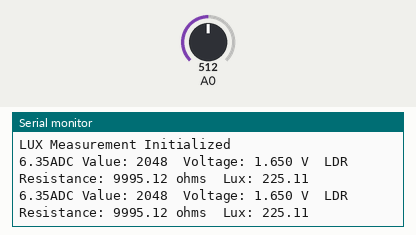
This sketch was run on a simulated Arduino Zero (SAMD21). Shown: the last lines printed to the serial monitor. The inputs (shaded band) are chosen by the test bench; at power-on: A0 = 512 (analog values on the 0–1023 scale).

Above: at 1.8 s.
1.9 s: A0 set to 0
At 2.5 s:
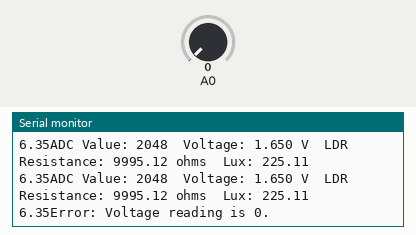
4.5 s: A0 set to 122
At 5.8 s:
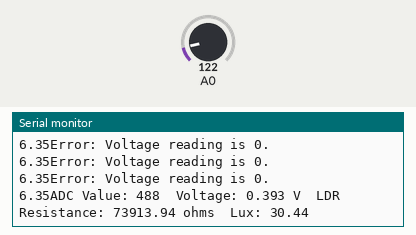

Measured:
- after the input at 1.9 s, the serial monitor: prints a new line after 0.10 s (image 1)
- after the input at 4.5 s, the serial monitor: prints a new line after 0.50 s (image 2)

The sketch:

2.Volt-to-LUX.ino
```cpp
#include <Arduino.h>
#include <math.h>

// Define constants
#define VCC 3.3                    // Supply voltage in volts
#define MY_ADC_RESOLUTION 4095.0   // 12-bit ADC max value (0 to 4095)
#define FIXED_RESISTOR 10000.0     // 10k ohm resistor in the voltage divider
const float R10 = 225000.0;

// Calibrated parameters for the LDR conversion equation
// Derived from the datasheet for PGM5659D:
// log10(R_LDR) = m * log10(Lux) + b, where m = -γ and b = log10(A)
// For a nominal R10 of ~225kΩ and γ ≈ 0.8, we get:
const float LDR_M = -1;
float LDR_B = log10(R10) - LDR_M;


void setup() {
  Serial.begin(115200);
  analogReadResolution(12);
  analogWriteResolution(12);
  Serial.println("LUX Measurement Initialized");
}

void loop() {
  Serial.print(LDR_B);

  // Read the ADC value from the analog pin connected to the voltage divider
  int adcValue = analogRead(A0);

  // Convert the ADC reading to voltage using the renamed constant
  float voltage = (adcValue / MY_ADC_RESOLUTION) * VCC;

  // Prevent division by zero if voltage is 0
  if (voltage <= 0) {
    Serial.println("Error: Voltage reading is 0.");
    delay(1000);
    return;
  }

  // Calculate the resistance of the LDR using the voltage divider formula:
  // V_out = VCC * (R_fixed / (R_fixed + R_LDR))
  // => R_LDR = R_fixed * (VCC/V_out - 1)
  float rLDR = FIXED_RESISTOR * (VCC / voltage - 1);

  // Compute LUX using the relationship:
  // log10(R_LDR) = m * log10(Lux) + b  ->  log10(Lux) = (log10(rLDR) - b) / m
  float lux = pow(10, (log10(rLDR) - LDR_B) / LDR_M);


  // Print the values to the Serial Monitor
  Serial.print("ADC Value: ");
  Serial.print(adcValue);
  Serial.print("\tVoltage: ");
  Serial.print(voltage, 3);
  Serial.print(" V\tLDR Resistance: ");
  Serial.print(rLDR, 2);
  Serial.print(" ohms\tLux: ");
  Serial.println(lux, 2);

  delay(1000); // Wait 1 second before the next reading
}
```
